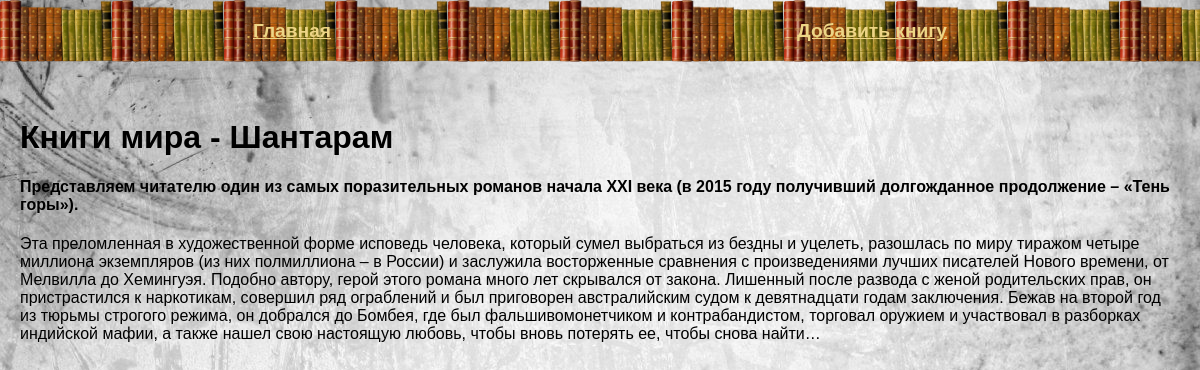
Page /book/Shantaram on the committed database.
### tables this page shows
CREATE TABLE mainmenu(
id INTEGER PRIMARY KEY AUTOINCREMENT,
title TEXT NOT NULL,
url TEXT NOT NULL
);

CREATE TABLE books(
id INTEGER PRIMARY KEY AUTOINCREMENT,
title TEXT NOT NULL,
text TEXT NOT NULL,
url TEXT NOT NULL,
time INTEGER NOT NULL
);

### part_42.py (the view)
@app.route("/book/<alias>")
def show_book(alias):
    db = get_db()
    dbase = FDataBase(db)
    title, post = dbase.get_post(alias)
    return render_template('book.html', menu=dbase.get_menu(), title=title, post=post)

### FDataBase.py (called while the page is built)
    def get_menu(self):
        sql = 'SELECT * FROM mainmenu'
        try:
            self.__cur.execute(sql)
            res = self.__cur.fetchall()
            if res:
                return res
        except IOError:
            print('Ошибка чтения из БД')
        return []

    def get_post(self, alias):
        try:
            self.__cur.execute(f"SELECT title, text FROM books WHERE url = '{alias}'")
            res = self.__cur.fetchone()
            if res:
                return res
        except sqlite3.Error as e:
            print('Ошибка получения книги из БД ' + str(e))
        return False, False

### part_42.py (called while the page is built)
def connect_db():
    con = sqlite3.connect(app.config['DATABASE'])
    con.row_factory = sqlite3.Row
    return con

def get_db():
    if not hasattr(g, 'link_db'):
        g.link_db = connect_db()
    return g.link_db

### templates/book.html
{% extends 'base.html' %}
{% block content %}
{{ super() }}
{{ post | safe }}
{% endblock %}

### templates/base.html (shortened to what this page needs)
<!DOCTYPE html>
<html lang="en">
<head>
    <link rel="stylesheet" href="{{ url_for('static', filename='css/style.css') }}">
</head>
<body>
{% block content %}
    {% block mainmenu %}
        <ul class="menu">
            {% for m in menu %}
            <li><a href="{{ m.url }}">{{ m.title }}</a></li>
            {% endfor %}
        </ul>
    <div class="content">
    {% endblock %}
    {% if title %}
        <h1>Книги мира - {{ title }}</h1>
    {% else %}
        <h1>Книги мира</h1>
    {% endif %}
    {% endblock %}
</div>
</body>
</html>

### static/css/style.css (style rules this page uses)
body { background-image: url("1666584509_3-48.jpg"); background-size: cover; margin: 0; padding: 0; font-family: Verdana, Geneva, Tahoma, sans-serif; }
.menu { display: flex; justify-content: space-around; list-style: none; background-image: url('free-png.ru-335.png'); background-size: contain; padding: 20px; margin-top: 0; }
.content { margin: 0 auto; max-width: 1200px; padding: 20px; box-sizing: border-box; }
.menu a { font-weight: bold; font-size: larger; color: rgb(237, 213, 134); }
ul { list-style: none; padding: 0; }

### rows in the picture
mainmenu: title "Главная"
mainmenu: title "Добавить книгу"
books: title "Шантарам", text "Представляем читателю один из самых поразительных романов начала XXI века (в 2015 году получивший долгожданное продолжение – «Тень горы»). Эта преломленная в художественной форме исповедь человека, который сумел выбраться из бездны и уцелеть, разошлась по миру тиражом четыре миллиона экземпляров (из них полмиллиона – в России) и заслужила восторженные сравнения с произведениями лучших писателей Нового времени, от Мелвилла до Хемингуэя. Подобно автору, герой этого романа много лет скрывался от закона. Лишенный после развода с женой родительских прав, он пристрастился к наркотикам, совершил ряд ограблений и был приговорен австралийским судом к девятнадцати годам заключения. Бежав на второй…"
